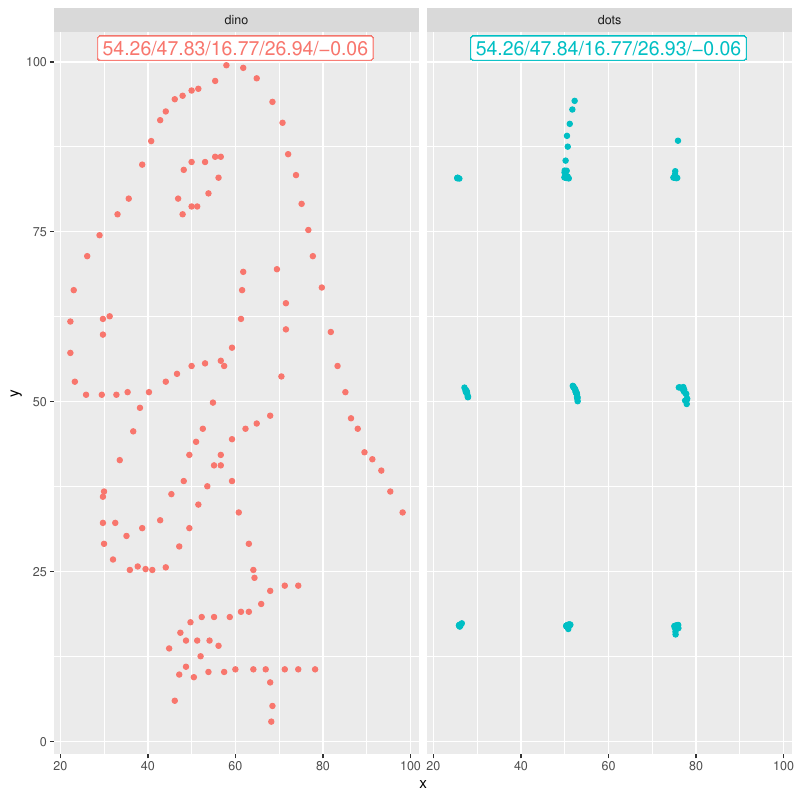

Reproduce this figure in R.
# datasaurous
library(datasauRus)
library(tidyverse)
setwd("~/Dropbox/insofe/data_viz")

datasaurus_dozen %>%
  View()

datasaurus_dozen %>% 
  rename(department = dataset) %>% 
  ggplot(aes(x = x, 
             y = y, 
             colour = department)) +
  geom_point()+
  theme_grey()+
  theme(legend.position = "none") +
  facet_wrap(~department, ncol=3)

datasaurus_dozen %>%
  filter(dataset %in% c("dino","dots")) %>% 
  group_by(dataset) %>%
  mutate(meanx = mean(x), 
         meany = mean(y), 
         sdx = sd(x), 
         sdy = sd(y), 
         corr = cor(y,x)) %>% 
  ggplot(aes(x=x, y=y, colour=dataset))+
  geom_point()+
  geom_label(x = 60, y = 102, size = 5, aes(label = paste(meanx %>% round(2),
                                                         meany %>% round(2),
                                                         sdx %>% round(2),
                                                         sdy %>% round(2),
                                                         corr %>% round(2), sep = "/"))) +
  theme_grey() +
  theme(legend.position = "none")+
  facet_wrap(~dataset, ncol=3) + 
  ggsave("datasauRus.pdf", width = 8, height = 8, unit = "in")

